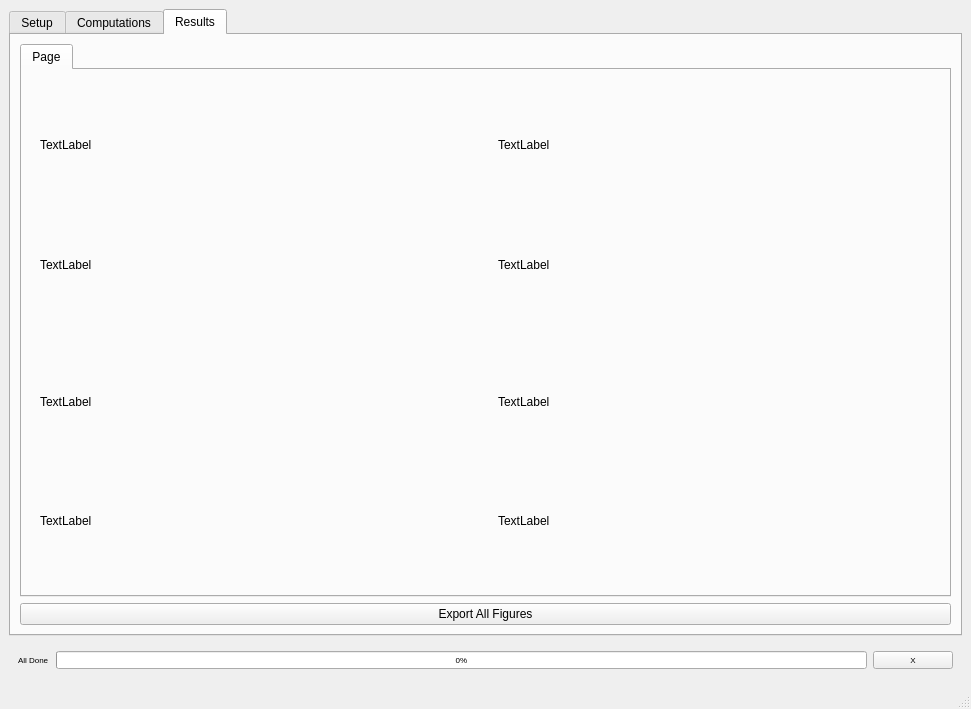
<?xml version="1.0" encoding="UTF-8"?>
<ui version="4.0">
 <class>MainWindow</class>
 <widget class="QMainWindow" name="MainWindow">
  <property name="geometry">
   <rect>
    <x>0</x>
    <y>0</y>
    <width>971</width>
    <height>709</height>
   </rect>
  </property>
  <property name="windowTitle">
   <string>MainWindow</string>
  </property>
  <widget class="QWidget" name="centralwidget">
   <layout class="QVBoxLayout" name="verticalLayout_2">
    <item>
     <widget class="QTabWidget" name="menu_tabs">
      <property name="currentIndex">
       <number>2</number>
      </property>
      <widget class="QWidget" name="setup_tab">
       <attribute name="title">
        <string>Setup</string>
       </attribute>
       <layout class="QVBoxLayout" name="verticalLayout_5">
        <item>
         <widget class="QTreeView" name="setup_params_tree"/>
        </item>
        <item>
         <widget class="QWidget" name="setup_button_menu" native="true">
          <layout class="QHBoxLayout" name="horizontalLayout_3">
           <item>
            <widget class="QPushButton" name="export_params">
             <property name="text">
              <string>Export Params</string>
             </property>
            </widget>
           </item>
           <item>
            <widget class="QPushButton" name="load_params">
             <property name="text">
              <string>Load Params</string>
             </property>
            </widget>
           </item>
           <item>
            <spacer name="horizontalSpacer_2">
             <property name="orientation">
              <enum>Qt::Horizontal</enum>
             </property>
             <property name="sizeHint" stdset="0">
              <size>
               <width>40</width>
               <height>20</height>
              </size>
             </property>
            </spacer>
           </item>
          </layout>
         </widget>
        </item>
       </layout>
      </widget>
      <widget class="QWidget" name="computation_tab">
       <attribute name="title">
        <string>Computations</string>
       </attribute>
       <layout class="QVBoxLayout" name="verticalLayout_3">
        <item>
         <widget class="QSplitter" name="splitter">
          <property name="sizePolicy">
           <sizepolicy hsizetype="Preferred" vsizetype="Preferred">
            <horstretch>1</horstretch>
            <verstretch>0</verstretch>
           </sizepolicy>
          </property>
          <property name="frameShape">
           <enum>QFrame::NoFrame</enum>
          </property>
          <property name="lineWidth">
           <number>2</number>
          </property>
          <property name="midLineWidth">
           <number>2</number>
          </property>
          <property name="orientation">
           <enum>Qt::Horizontal</enum>
          </property>
          <property name="handleWidth">
           <number>8</number>
          </property>
          <widget class="QWidget" name="widget" native="true">
           <layout class="QVBoxLayout" name="verticalLayout">
            <item>
             <widget class="QTreeView" name="dataframe_list">
              <property name="sizePolicy">
               <sizepolicy hsizetype="Ignored" vsizetype="Expanding">
                <horstretch>0</horstretch>
                <verstretch>0</verstretch>
               </sizepolicy>
              </property>
              <property name="minimumSize">
               <size>
                <width>10</width>
                <height>0</height>
               </size>
              </property>
             </widget>
            </item>
            <item>
             <widget class="QTreeView" name="view_params"/>
            </item>
           </layout>
          </widget>
          <widget class="QWidget" name="widget" native="true">
           <layout class="QVBoxLayout" name="verticalLayout">
            <item>
             <widget class="QWidget" name="search_filter_menu" native="true">
              <layout class="QHBoxLayout" name="horizontalLayout">
               <item>
                <widget class="QLineEdit" name="query"/>
               </item>
               <item>
                <widget class="QPushButton" name="previous">
                 <property name="text">
                  <string>&lt;</string>
                 </property>
                </widget>
               </item>
               <item>
                <widget class="QPushButton" name="next">
                 <property name="text">
                  <string>&gt;</string>
                 </property>
                </widget>
               </item>
              </layout>
             </widget>
            </item>
            <item>
             <widget class="MTableView" name="tableView"/>
            </item>
            <item>
             <widget class="QWidget" name="compute_btn_menu" native="true">
              <layout class="QHBoxLayout" name="horizontalLayout_2">
               <item>
                <widget class="QPushButton" name="export_btn">
                 <property name="text">
                  <string>Export</string>
                 </property>
                </widget>
               </item>
               <item>
                <spacer name="horizontalSpacer">
                 <property name="orientation">
                  <enum>Qt::Horizontal</enum>
                 </property>
                 <property name="sizeHint" stdset="0">
                  <size>
                   <width>40</width>
                   <height>20</height>
                  </size>
                 </property>
                </spacer>
               </item>
               <item>
                <widget class="QPushButton" name="compute">
                 <property name="text">
                  <string>Compute All</string>
                 </property>
                </widget>
               </item>
               <item>
                <widget class="QPushButton" name="view">
                 <property name="text">
                  <string>View All</string>
                 </property>
                </widget>
               </item>
              </layout>
             </widget>
            </item>
           </layout>
          </widget>
         </widget>
        </item>
       </layout>
      </widget>
      <widget class="QWidget" name="result_tab">
       <attribute name="title">
        <string>Results</string>
       </attribute>
       <layout class="QVBoxLayout" name="verticalLayout_4">
        <item>
         <widget class="QTabWidget" name="result_tabs">
          <property name="currentIndex">
           <number>0</number>
          </property>
          <widget class="QWidget" name="tab">
           <attribute name="title">
            <string>Page</string>
           </attribute>
           <layout class="QGridLayout" name="gridLayout">
            <item row="0" column="2" colspan="2">
             <widget class="QWidget" name="widget_3" native="true">
              <layout class="QVBoxLayout" name="verticalLayout_7">
               <item>
                <widget class="QLabel" name="label_3">
                 <property name="text">
                  <string>TextLabel</string>
                 </property>
                </widget>
               </item>
               <item>
                <widget class="QLabel" name="label_4">
                 <property name="text">
                  <string>TextLabel</string>
                 </property>
                </widget>
               </item>
              </layout>
             </widget>
            </item>
            <item row="0" column="0" colspan="2">
             <widget class="QWidget" name="widget_2" native="true">
              <layout class="QVBoxLayout" name="verticalLayout_6">
               <item>
                <widget class="QLabel" name="label">
                 <property name="text">
                  <string>TextLabel</string>
                 </property>
                </widget>
               </item>
               <item>
                <widget class="QLabel" name="label_2">
                 <property name="text">
                  <string>TextLabel</string>
                 </property>
                </widget>
               </item>
              </layout>
             </widget>
            </item>
            <item row="1" column="0" colspan="2">
             <widget class="QWidget" name="widget_4" native="true">
              <layout class="QVBoxLayout" name="verticalLayout_9">
               <item>
                <widget class="QLabel" name="label_7">
                 <property name="text">
                  <string>TextLabel</string>
                 </property>
                </widget>
               </item>
               <item>
                <widget class="QLabel" name="label_8">
                 <property name="text">
                  <string>TextLabel</string>
                 </property>
                </widget>
               </item>
              </layout>
             </widget>
            </item>
            <item row="1" column="2" colspan="2">
             <widget class="QWidget" name="widget_5" native="true">
              <layout class="QVBoxLayout" name="verticalLayout_8">
               <item>
                <widget class="QLabel" name="label_6">
                 <property name="text">
                  <string>TextLabel</string>
                 </property>
                </widget>
               </item>
               <item>
                <widget class="QLabel" name="label_5">
                 <property name="text">
                  <string>TextLabel</string>
                 </property>
                </widget>
               </item>
              </layout>
             </widget>
            </item>
           </layout>
          </widget>
         </widget>
        </item>
        <item>
         <widget class="QPushButton" name="exportall">
          <property name="text">
           <string>Export All Figures</string>
          </property>
         </widget>
        </item>
       </layout>
      </widget>
     </widget>
    </item>
    <item>
     <widget class="QWidget" name="status_bar" native="true">
      <property name="minimumSize">
       <size>
        <width>0</width>
        <height>28</height>
       </size>
      </property>
      <layout class="QHBoxLayout" name="horizontalLayout_4">
       <item>
        <widget class="QLabel" name="current_exec">
         <property name="sizePolicy">
          <sizepolicy hsizetype="Preferred" vsizetype="Minimum">
           <horstretch>0</horstretch>
           <verstretch>0</verstretch>
          </sizepolicy>
         </property>
         <property name="font">
          <font>
           <pointsize>6</pointsize>
          </font>
         </property>
         <property name="text">
          <string>All Done</string>
         </property>
        </widget>
       </item>
       <item>
        <widget class="QProgressBar" name="progressBar">
         <property name="font">
          <font>
           <pointsize>6</pointsize>
          </font>
         </property>
         <property name="value">
          <number>0</number>
         </property>
        </widget>
       </item>
       <item>
        <widget class="QPushButton" name="aborttask">
         <property name="sizePolicy">
          <sizepolicy hsizetype="Minimum" vsizetype="Fixed">
           <horstretch>0</horstretch>
           <verstretch>0</verstretch>
          </sizepolicy>
         </property>
         <property name="minimumSize">
          <size>
           <width>20</width>
           <height>0</height>
          </size>
         </property>
         <property name="font">
          <font>
           <pointsize>6</pointsize>
          </font>
         </property>
         <property name="text">
          <string>X</string>
         </property>
        </widget>
       </item>
      </layout>
     </widget>
    </item>
   </layout>
  </widget>
  <widget class="QMenuBar" name="menubar">
   <property name="geometry">
    <rect>
     <x>0</x>
     <y>0</y>
     <width>971</width>
     <height>20</height>
    </rect>
   </property>
  </widget>
  <widget class="QStatusBar" name="statusbar"/>
 </widget>
 <customwidgets>
  <customwidget>
   <class>MTableView</class>
   <extends>QTableView</extends>
   <header>analysisGUI.mtableview.h</header>
  </customwidget>
 </customwidgets>
 <resources/>
 <connections/>
</ui>
